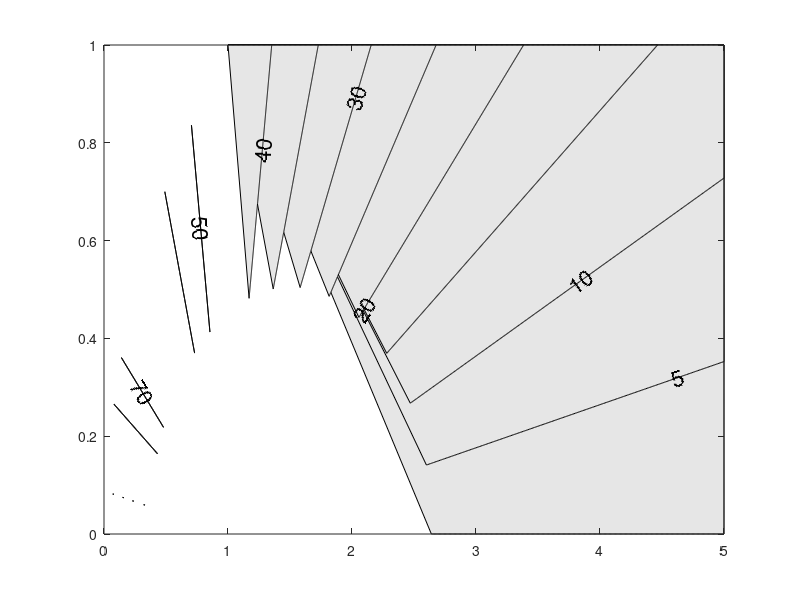

Here is the MATLAB script that generated this plot: (Note: this script raises an error after producing the figure.)
% check a pre-existing stress field or create a stress field
clear all;close all;
clear clc

%% INPUTS - in plane stresses

% test reverse
% Sxx = -6.7263e+07;
% Syy = -8.4336e+07;
% Sxy = 2.3455e+07;
% 
% % test strike-slip
Sxx = -6.0736e+07;
Syy = -9.0863e+07;
Sxy = 4.1387e+07;

nu = 0.2749; % Poisson ratio

%% Compute principal stresses

Szz = nu*(Sxx+Syy); % out-of-plane stress
S = [Sxx Sxy 0;Sxy Syy 0;0 0 Szz]; % stress tensor
PS = eig(S); % principal stresses

if find(Szz==PS)==2
    disp('this is a stress field for strike-slip faulting')
elseif find(Szz==PS)==3
    disp('this is a stress field for reverse faulting')
end

gamma_test = Sxx/Syy;
f0_test = -Sxy/Syy;

%% Plot stress field

% PLOT CRITERION 

gamma = [0:0.01:5];f0 = [0:0.001:1];
gamma2 = repmat(gamma,numel(f0),1);f02 = repmat(f0',1,numel(gamma));
Psi_2D = 0.5*atan2d(2.*f02,(gamma2-1));

f1 =  sqrt((gamma2-1).^2./(gamma2+1).^2 + 4*f02.^2./(gamma2+1).^2);

Psi_2D(1-2*nu > f1) = NaN; % Condition for S3 > S2 (convention : positive in tension)
Psi_2D(f1 > 1) = NaN; % Condition for compressive stresses

% Plot Criterion
figure(1);
clf
[C,h] = contourf(gamma,f0,Psi_2D,0:5:90,'-k');
colormap([0.9 0.9 0.9]);hold on
clabel(C,h,[5,10,20,30,40,50,70],'LabelSpacing',300,'FontSize',16,'Color','k');
drawnow();
txt = get(h,'TextPrims');
v = str2double(get(txt,'String'));

% label axis and name areas 
ylabel('$f_0  = -\sigma^o_{xy} / \sigma^o_{yy}$ ','Interpreter','latex','FOntSize',26)
xlabel('$\gamma = \sigma^o_{xx} / \sigma^o_{yy}$ ','Interpreter','latex','FOntSize',26)
text(1,0.12,{'forbidden'},'FOntSize',20,...
     'HorizontalAlignment','Left','Interpreter','latex')
text(1,0.06,{'regime'},'FOntSize',20,...
     'HorizontalAlignment','Left','Interpreter','latex')
text(0.25,0.7,{'tensile'},'FOntSize',20,...
     'Rotation',60,'Interpreter','latex')

grid off
set(gca,'layer','top')
set(gca,'TickLabelInterpreter','latex')
set(gcf,'Color','w')
ax = gca;
ax.GridColor = [0 0 1]; 
h.Annotation.LegendInformation.IconDisplayStyle='off';

% PLOT YOUR PARAMETERS
figure(1);
plot(gamma_test,f0_test,'r.','markersize',20,'linewidth',2)

% fix labels
set(txt(1),'String',sprintf('%s',[num2str(v(1)),'°' ]))
for ii=2:length(v)
    set(txt(ii),'String',sprintf('%s',[num2str(v(ii)),'°' ]))
end